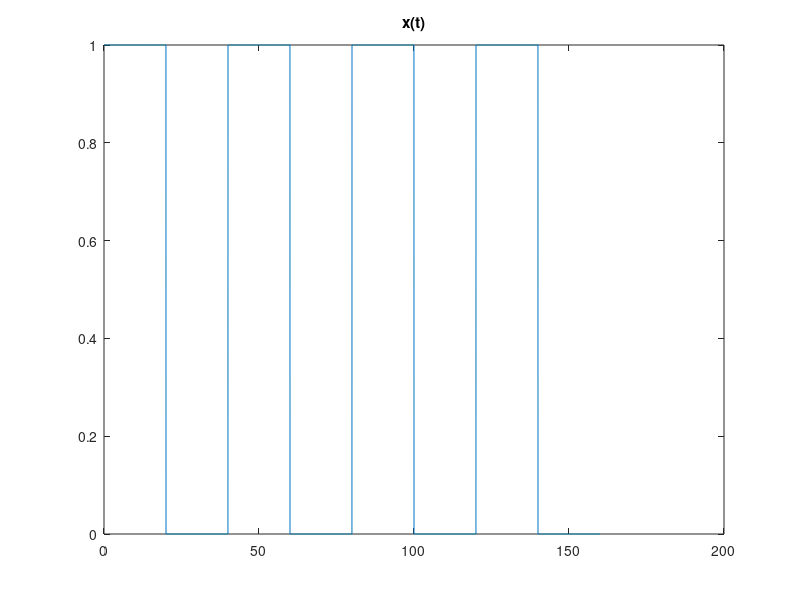
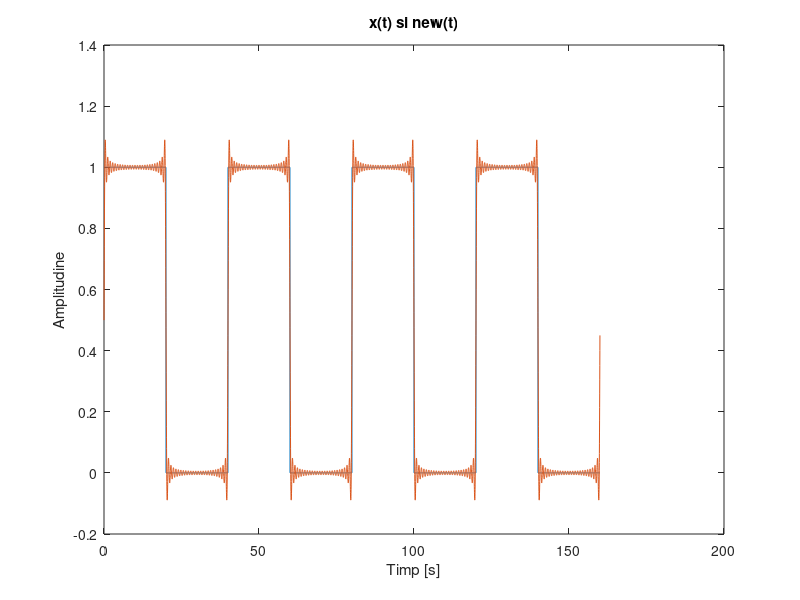
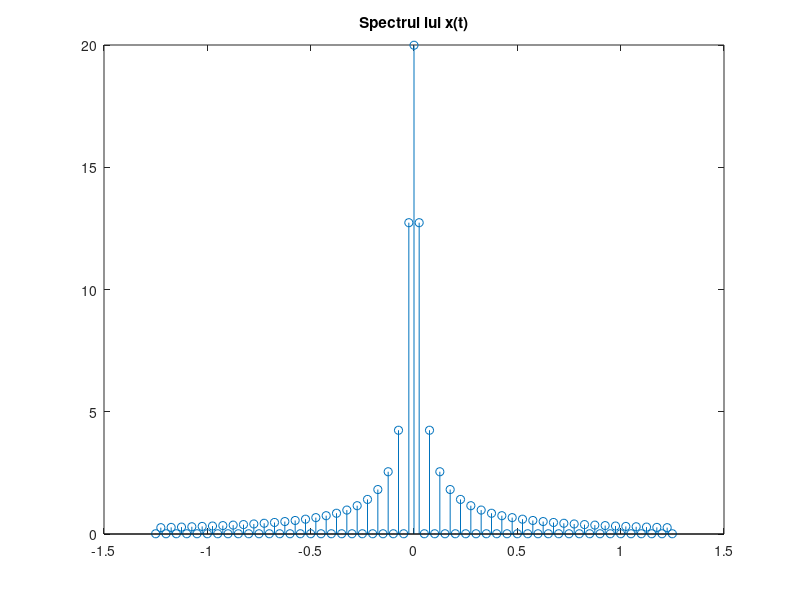

Reproduce these figures in MATLAB, in order.
% Tema 2 SP 
% Numarul de ordine D = 17 => semnal dreptunghiular
% Numarul de coeficienti N = 50
% Perioada semnalului P = 40


N = 50; 
D = 17; 
P = 40; 
f = 1/P;                         % frecventa semnalului
w0 = 2*pi/P;                     % pulsatia semnalului
t = 0:0.02:P-0.02;                 % timpul pentru o perioada 
x = zeros(1,length(t));          % initializarea vectorului x care va avea ca valori 0
x = 0.5+0.5*square(t*w0,50);     % se va inmulti semnalul cu 0.5 si se va aduna un 0.5 pentru a avea amplitudinea pe intervalul 0,1, in loc de -1,1
t4 = 0:0.02:4*P-0.02;            % vectorul timp pentru reprezentarea pe 4 perioade
x4 = repmat(x,1,4);              % vectorul x pe 4 perioade (repmat va afisa o matrice de copii ale lui x, cu 1 rand si 4 coloane)

figure(1);
plot(t4,x4);                     % afisarea lui x(t)
title('x(t)');
hold on

for k = -N:N
    xnou = x;
    xnou = xnou.*exp(-j*k*w0*t);    % transformarea semnalului in serie fourier complexa, inmultirea intre doi vectori
    X(k+51) = trapz(t,xnou);        % trapz calculeaza integrala impartind suprafata semnalului in forme trapezoidale pentru calculul ariei
end

% reconstruirea semnalului dat:

for i = 1:length(t);
    xnew(i) = 0;                    % xnew = semnalul reconstruit
for k = -N:N
xnew(i) = xnew(i) + (1/P)*X(k+N+1)*exp(j*k*w0*t(i));
end
end
xnew4 = repmat(xnew,1,4);           % xnew cu 4 perioade

figure(2);
plot(t4,x4);                        % afisarea lui x(t)
title('x(t) si new(t)');
hold on
plot(t4,xnew4);                     % afisarea lui xnew4
xlabel('Timp [s]');
ylabel('Amplitudine');

F = -N*f:f:N*f;                     % vectorul de frecvente pentru generarea spectrului
figure(3);
stem(F,abs(X)); 
title('Spectrul lui x(t)');



%Seria  Fourier Complexa ofera o descompunere a semnalului periodic intr-o
%suma de componente elementare de tip exponential, acestea putand fi scrise
%ca o suma de sinusuri si cosinusuri care au diferite frecvente si diferiti
%coeficienti( acesti coeficienti reprezinta spectrul).Semnalul reconstruit 
%cu un numar finit de termeni se apropie ca forma de semnalul original avand 
%o anumita marja de eroare. 
